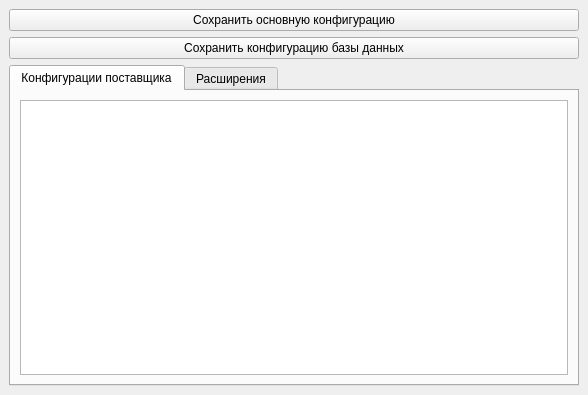
<?xml version="1.0" encoding="UTF-8"?>
<ui version="4.0">
 <class>ConfigurationsWindow</class>
 <widget class="QMainWindow" name="TableFieldsWindow">
  <property name="geometry">
   <rect>
    <x>0</x>
    <y>0</y>
    <width>588</width>
    <height>395</height>
   </rect>
  </property>
  <property name="windowTitle">
   <string>Tool 1CD</string>
  </property>
 <widget class="QWidget" name="centralWidget">
  <property name="geometry">
   <rect>
    <x>0</x>
    <y>0</y>
    <width>400</width>
    <height>372</height>
   </rect>
  </property>
  <property name="windowTitle">
   <string>Form</string>
  </property>
  <layout class="QVBoxLayout" name="verticalLayout_3">
   <item>
    <widget class="QPushButton" name="saveConfigButton">
     <property name="text">
      <string>Сохранить основную конфигурацию</string>
     </property>
    </widget>
   </item>
   <item>
    <widget class="QPushButton" name="saveDbConfigButton">
     <property name="text">
      <string>Сохранить конфигурацию базы данных</string>
     </property>
    </widget>
   </item>
   <item>
    <widget class="QTabWidget" name="tabWidget">
     <property name="currentIndex">
      <number>0</number>
     </property>
     <widget class="QWidget" name="vendorConfigsTab">
      <attribute name="title">
       <string>Конфигурации поставщика</string>
      </attribute>
      <layout class="QVBoxLayout" name="verticalLayout">
       <item>
        <widget class="QTableView" name="vendorsTable"/>
       </item>
      </layout>
     </widget>
     <widget class="QWidget" name="extensionsTab">
      <attribute name="title">
       <string>Расширения</string>
      </attribute>
      <layout class="QVBoxLayout" name="verticalLayout_2">
       <item>
        <widget class="QTableView" name="extensionsTable"/>
       </item>
      </layout>
     </widget>
    </widget>
   </item>
  </layout>
 </widget>
 </widget>
 <resources/>
 <connections/>
</ui>
